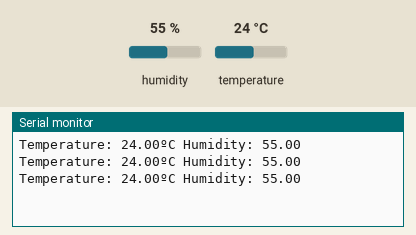
This sketch was run on a simulated Arduino Uno, built with avr-gcc and run on an emulated ATmega328P. Parts: the last lines printed to the serial monitor. The inputs (shaded band) are chosen by the test bench; at power-on: humidity 55 %, temperature 24 °C.

Above: at 2.8 s.
2.9 s: humidity set to 22 %
At 5.5 s:
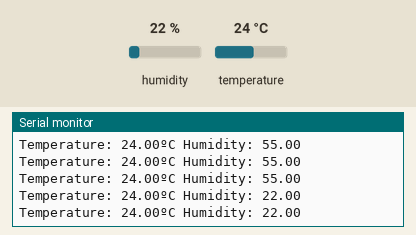
5.6 s: temperature set to 12 °C
At 6.6 s:
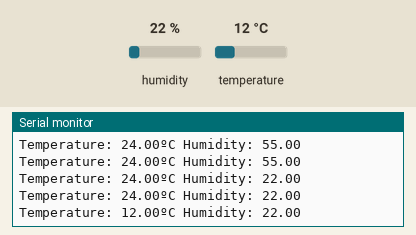
8.3 s: humidity set to 40 %
At 9.8 s:
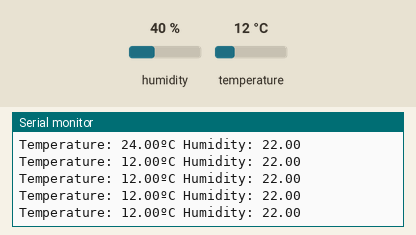
Timing chart, 0 to 11.3 s (numbered marks = the images above; inputs shaded):
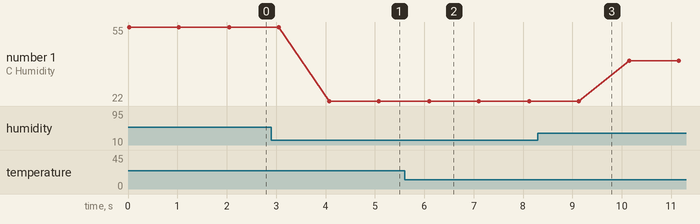

The sketch:

Temp_final.ino
```cpp
#include "DHT.h"
#define DHT11PIN 16


DHT dht(DHT11PIN, DHT11);
void setup()
{

  Serial.begin(115200);
/* Start the DHT11 Sensor */
  dht.begin();
}

void loop()
{
  float humi = dht.readHumidity();
  float temp = dht.readTemperature();
  Serial.print("Temperature: ");
  Serial.print(temp);
  Serial.print("ºC ");
  Serial.print("Humidity: ");
  Serial.println(humi);
  delay(1000);
}
```

Measured:
- after the input at 2.9 s, the serial monitor: prints a new line after 1.2 s (image 1)
- after the input at 5.6 s, the serial monitor: prints a new line after 0.50 s (image 2)
- plotted number 1: 55 → 22 after the input at 2.9 s, 22 → 40 after the input at 8.3 s
